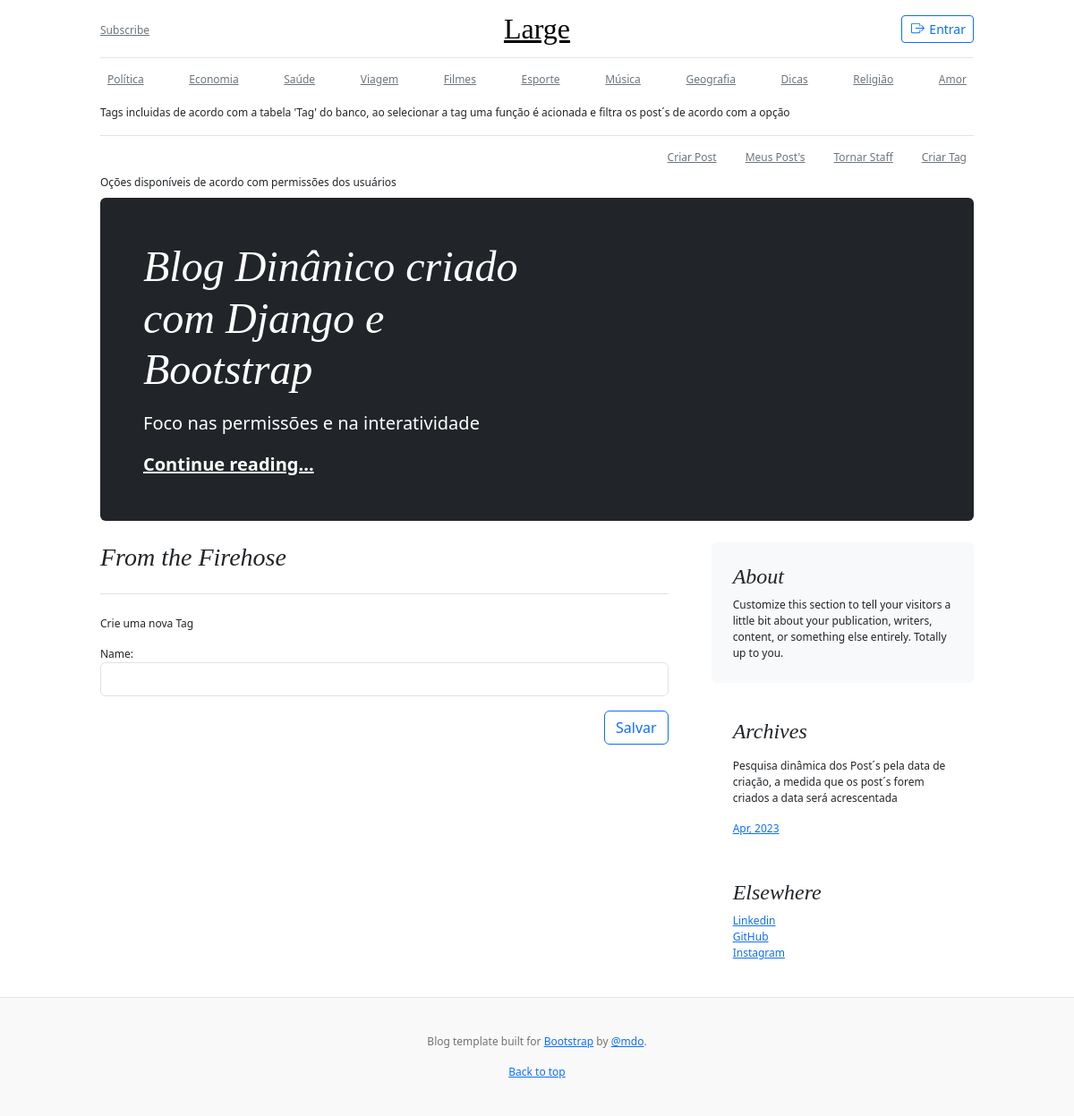
/tag_page/, run on the app's committed database.
### blog/models.py (models this page shows, shortened)
class Tag(models.Model):
    name = models.CharField(max_length=10)
    def __str__(self):
        return self.name

class Post(models.Model):
    title = models.CharField(max_length=255)
    summary = models.CharField(max_length=255)
    content = models.TextField()
    date_create = models.DateField()
    tags = models.ManyToManyField(Tag)
    author = models.ForeignKey(User, on_delete=models.PROTECT, null=True, blank=True)

### blog/views.py (the view)
# urls.py: path('tag_page/', tag_page, name='tag_page'),
def tag_page(request):
    form = TagForm()
    context = {
        'form': form,
    }
    return render(request, 'blog/tag_page.html', context)

### blog/forms.py
class TagForm(forms.ModelForm):
    class Meta:
        model = Tag
        fields = '__all__'
    def __init__(self, *args, **kwargs):
        super().__init__(*args, **kwargs)
        for field in self.fields.values():
            widget = field.widget
            widget.attrs.update({'class': 'form-control'})

### blog/views.py (called while the page is built)
def globais(request):
    posts = Post.objects.all().order_by('-pk')
    tags = Tag.objects.all()
    datas = []
    for post in posts:
        if post.date_create not in datas:
            datas.append(post.date_create)
    context = {
        'posts': posts,
        'tags': tags,
        'datas': datas,
    }
    return context

### blog/templates/blog/tag_page.html (shortened to what this page needs)
{% extends 'blog/base.html' %}
{% block main %}
<p>Crie uma nova Tag</p>
<form action="{% url 'tag_create' %}" method="post" class="mb-3">
    {{ form.as_p }}
    <button class="btn btn-outline-primary mb-5 float-end">Salvar</button>
</form>
{% endblock %}

### blog/templates/blog/base.html (shortened to what this page needs)
<!doctype html>
<html lang="pt-br" data-bs-theme="auto">
<head>
    <link href="https://cdn.jsdelivr.net/npm/bootstrap@5.3.0-alpha3/dist/css/bootstrap.min.css" rel="stylesheet"
>
    {% load permission_tags %}
</head>
<body>
<div class="container">
    <header class="blog-header lh-1 py-3">
        <div class="row flex-nowrap justify-content-between align-items-center">
            <div class="col-4 pt-1">
                <a class="link-secondary" href="#">Subscribe</a>
            </div>
            <div class="col-4 text-center">
                <a class="blog-header-logo text-body-emphasis" href="{% url 'index' %}">Large</a>
            </div>
            <div class="col-4 d-flex justify-content-end align-items-center">
                {% if request.user.is_authenticated %}
                <p class="pt-3 pe-4">Seja Bem-Vindo, {{ user.username }}</p>
                <a class="btn btn-sm btn-outline-secondary pt-1" href="{% url 'logout' %}">
                    <svg xmlns="http://www.w3.org/2000/svg" width="19" height="15" fill="currentColor"
                         class="bi bi-box-arrow-in-left" viewBox="0 0 16 16">
                        <path fill-rule="evenodd"
                              d="M10 3.5a.5.5 0 0 0-.5-.5h-8a.5.5 0 0 0-.5.5v9a.5.5 0 0 0 .5.5h8a.5.5 0 0 0 .5-.5v-2a.5.5 0 0 1 1 0v2A1.5 1.5 0 0 1 9.5 14h-8A1.5 1.5 0 0 1 0 12.5v-9A1.5 1.5 0 0 1 1.5 2h8A1.5 1.5 0 0 1 11 3.5v2a.5.5 0 0 1-1 0v-2z"/>
                        <path fill-rule="evenodd"
                              d="M4.146 8.354a.5.5 0 0 1 0-.708l3-3a.5.5 0 1 1 .708.708L5.707 7.5H14.5a.5.5 0 0 1 0 1H5.707l2.147 2.146a.5.5 0 0 1-.708.708l-3-3z"/>
                    </svg>
                    Logout</a>
                {% else %}
                <a class="btn btn-sm btn-outline-primary py-1" href="{% url 'login' %}">
                    Entrar</a>
                {% endif %}
            </div>
        </div>
    </header>
    <div class="nav-scroller py-2 mb-2">
        <nav class="nav d-flex justify-content-between">
            {% for tag in tags %}
            <a class="p-2 link-secondary" href="{% url 'tag' tag %}">{{ tag }}</a>
            {% endfor %}
        </nav>
    </div>
    <p>Tags incluidas de acordo com a tabela 'Tag' do banco, ao selecionar a tag uma função é acionada e filtra os post´s de acordo com a opção</p>
    {% if user|can:'criar_posts' %}
    <div class="nav-scroller py-2 border-top">
        <nav class="nav d-flex justify-content-between float-end">
            <a href="{% url 'post_page' %}" class="p-2 me-3 link-secondary">Criar Post</a>
            <a href="{% url 'my_posts' request.user.id %}" class="p-2 me-3 link-secondary">Meus Post's</a>
            {% if user|can:'tornar_staff' %}
            <a href="{% url 'staff_page' %}" class="p-2 me-3 link-secondary">Tornar Staff</a>
            {% endif %}
            {% if user|can:'criar_tags' %}
            <a href="{% url 'tag_page' %}" class="p-2 link-secondary">Criar Tag</a>
            {% endif %}
        </nav>
    </div>
    <p class="pt-0 mb-2">Oções disponíveis de acordo com permissões dos usuários</p>
    {% endif %}
</div>
<main class="container">
    <div class="p-4 p-md-5 mb-4 rounded text-bg-dark">
        <div class="col-md-6 px-0">
            <h1 class="display-4 fst-italic">Blog Dinânico criado com Django e Bootstrap</h1>
            <p class="lead my-3">Foco nas permissões e na interatividade</p>
            <p class="lead mb-0"><a href="#" class="text-white fw-bold">Continue reading...</a></p>
        </div>
    </div>
    <div class="row g-5">
        <div class="col-md-8">
            <h3 class="pb-4 mb-4 fst-italic border-bottom">
                From the Firehose
            </h3>
            {% block main %}
            {% endblock %}
        </div>
        <div class="col-md-4">
            <div class="position-sticky" style="top: 2rem;">
                <div class="p-4 mb-3 bg-body-tertiary rounded">
                    <h4 class="fst-italic">About</h4>
                    <p class="mb-0">Customize this section to tell your visitors a little bit about your
                        publication,
                        writers, content, or something else entirely. Totally up to you.</p>
                </div>
                <div class="p-4">
                    <h4 class="fst-italic">Archives</h4>
                    <p class="pt-2">Pesquisa dinâmica dos Post´s pela data de criação, a medida que os post´s forem
                        criados a data será acrescentada</p>
                    <ol class="list-unstyled mb-0">
                        {% for data in datas %}
                        <li><a href="{% url 'archive' data %}">{{ data|date:"M, Y" }}</a></li>
                        {% endfor %}
                    </ol>
                </div>
                <div class="p-4">
                    <h4 class="fst-italic">Elsewhere</h4>
                    <ol class="list-unstyled">
                        <li><a href="https://www.linkedin.com/in/afonso-oliveira-93816020a/">Linkedin</a></li>
                        <li><a href="https://github.com/afonsoliveiraa">GitHub</a></li>
                        <li><a href="https://www.instagram.com/afonsoliveira_/">Instagram</a></li>
                    </ol>
                </div>
            </div>
        </div>
    </div>
</main>
<footer class="blog-footer">
    <p>Blog template built for <a href="https://getbootstrap.com/">Bootstrap</a> by <a href="https://twitter.com/mdo">@mdo</a>.
    </p>
    <p>
        <a href="#">Back to top</a>
    </p>
</footer>
</body>
</html>

### blog/templates/blog/base.html (style rules this page uses)
.bi { vertical-align: -.125em; fill: currentColor; }
.nav-scroller { position: relative; z-index: 2; height: 2.75rem; overflow-y: hidden; }
.nav-scroller .nav { display: flex; flex-wrap: nowrap; padding-bottom: 1rem; margin-top: -1px; overflow-x: auto; text-align: center; white-space: nowrap; -webkit-overflow-scrolling: touch; }
body { font-size: 12px; }
.container { max-width: 1000px; }
.blog-header { border-bottom: 1px solid #e5e5e5; }
.blog-header-logo { font-family: "Playfair Display", Georgia, "Times New Roman", serif; font-size: 2rem; }
h1, h2, h3, h4, h5, h6 { font-family: "Playfair Display", Georgia, "Times New Roman", serif; }
.display-4 { font-size: 2.5rem; }
@media (min-width: 768px) { .display-4 { font-size: 3rem; } }
.blog-footer { padding: 2.5rem 0; color: #727272; text-align: center; background-color: #f9f9f9; border-top: .05rem solid #e5e5e5; }
.blog-footer p:last-child { margin-bottom: 0; }

### data on the page
Tag: name "Política"
Tag: name "Economia"
Tag: name "Saúde"
Tag: name "Viagem"
Tag: name "Filmes"
Tag: name "Esporte"
Tag: name "Música"
Tag: name "Geografia"
Tag: name "Dicas"
Tag: name "Religião"
Tag: name "Amor"
Post: datas "Apr, 2023"
